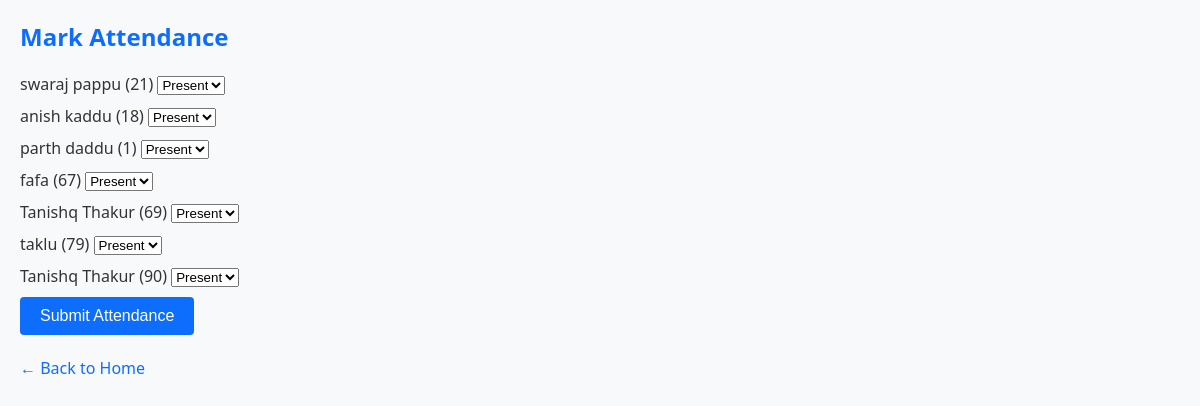
The app's page /mark/ with its own data.
### students/models.py (models this page shows, shortened)
class Student(models.Model):
    name = models.CharField(max_length=100)
    roll_no = models.CharField(max_length=20, unique=True)
    course = models.CharField(max_length=50)

### students/views.py (the view)
# urls.py: path('mark/', views.mark_attendance, name='mark_attendance'),
def mark_attendance(request):
    students = Student.objects.all()
    if request.method == 'POST':
        for student in students:
            status = request.POST.get(f'status_{student.id}')
            Attendance.objects.create(student=student, date=date.today(), status=status)
        return redirect('view_attendance')
    return render(request, 'students/mark.html', {'students': students})

### students/templates/students/mark.html (shortened to what this page needs)
<!DOCTYPE html>
<html lang="en">
<head>
    {% load static %}
    <link rel="stylesheet" href="{% static 'students/style.css' %}">
</head>
<body>
    <h2>Mark Attendance</h2>
    <form method="POST">
        {% for student in students %}
            <p>
                {{ student.name }} ({{ student.roll_no }})
                <select name="status_{{ student.id }}">
                    <option value="Present">Present</option>
                </select>
            </p>
        {% endfor %}
        <button type="submit">Submit Attendance</button>
    </form>
    <br>
    <a href="{% url 'home' %}">← Back to Home</a>
</body>
</html>

### students/static/students/style.css (style rules this page uses)
body { font-family: 'Segoe UI', sans-serif; background-color: #f8f9fa; color: #333; margin: 20px; }
h1, h2 { color: #0d6efd; }
form p { margin: 10px 0; }
button { background-color: #0d6efd; color: white; border: none; padding: 10px 20px; font-size: 16px; cursor: pointer; border-radius: 4px; }
a { text-decoration: none; color: #0d6efd; }

### records on screen
Student: name "swaraj pappu", roll_no "21", id "Present"
Student: name "anish kaddu", roll_no "18", id "Present"
Student: name "parth daddu", roll_no "1", id "Present"
Student: name "fafa", roll_no "67", id "Present"
Student: name "Tanishq Thakur", roll_no "69", id "Present"
Student: name "taklu", roll_no "79", id "Present"
Student: name "Tanishq Thakur", roll_no "90", id "Present"
